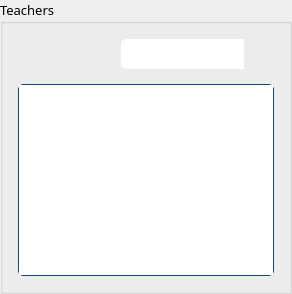
                  <widget class="QWidget" name="teacher_table">
                   <property name="styleSheet">
                    <string notr="true">QHeaderView::section {
	background-color: #0d3c6e;
	border-top: 0px solid #97b9f4;
	border-bottom: 1px solid #97b9f4;
	border-right: 1px solid #97b9f4;
}

QTableView {
	border: 1px solid #0e4884;
	border-radius: 5px;
	gridline-color: #97b9f4;
}

QTableCornerButton::section{
	background-color: #0d3c6e;
    border-top: 0px solid #97b9f4;
    border-bottom: 1px solid #97b9f4;
    border-right: 1px solid #97b9f4;
}

QScrollBar:horizontal{
	height: 9px;
    border-radius: 5px;
}

QScrollBar:vertical{
	width: 9px;
    margin: 0;
    border-radius: 5px;
}

QScrollBar::handle:vertical{
	background-color: #97b9f4;    
    width: 18px;
    border-radius: 4px;
}

QScrollBar::handle:horizontal{
	background-color: #97b9f4;    
    min-width: 5px;
    border-radius: 4px;
}

QScrollBar::sub-line:horizontal,
QScrollBar::sub-line:vertical{
	height: 0;
    width: 0;
}

QScrollBar::add-line:horizontal,
QScrollBar::add-line:vertical{
	height: 0;
    width: 0;
}

QScrollBar::add-page:horizontal{
	background: #102542;
    border-top-right-radius: 4px;
    border-bottom-right-radius: 4px;
    margin-left: -3px;
}

QScrollBar::add-page:vertical{
	background: #102542;
    border-bottom-left-radius: 4px;
    border-bottom-right-radius: 4px;
    margin-top: -3px;
}

QScrollBar::sub-page:horizontal{
    background: #102542;
    border-bottom-left-radius: 4px;
	margin-right: -3px;
}

QScrollBar::sub-page:vertical{
    background: #102542;
	border-top-left-radius: 0;
	border-top-right-radius: 4px;
	margin-bottom: -3px;
}</string>
                   </property>
                   <layout class="QVBoxLayout" name="verticalLayout_24">
                    <property name="spacing">
                     <number>15</number>
                    </property>
                    <property name="leftMargin">
                     <number>0</number>
                    </property>
                    <property name="topMargin">
                     <number>0</number>
                    </property>
                    <property name="rightMargin">
                     <number>0</number>
                    </property>
                    <property name="bottomMargin">
                     <number>0</number>
                    </property>
                    <item>
                     <layout class="QHBoxLayout" name="horizontalLayout_17">
                      <property name="spacing">
                       <number>15</number>
                      </property>
                      <item>
                       <widget class="QGroupBox" name="groupBox_3">
                        <property name="font">
                         <font>
                          <family>Barlow</family>
                          <pointsize>10</pointsize>
                         </font>
                        </property>
                        <property name="title">
                         <string>Teachers</string>
                        </property>
                        <layout class="QVBoxLayout" name="verticalLayout_17">
                         <property name="spacing">
                          <number>15</number>
                         </property>
                         <property name="leftMargin">
                          <number>15</number>
                         </property>
                         <property name="topMargin">
                          <number>15</number>
                         </property>
                         <property name="rightMargin">
                          <number>15</number>
                         </property>
                         <property name="bottomMargin">
                          <number>15</number>
                         </property>
                         <item>
                          <layout class="QHBoxLayout" name="horizontalLayout_48" stretch="0,0,0">
                           <property name="spacing">
                            <number>0</number>
                           </property>
                           <item>
                            <widget class="QPushButton" name="btn_init_teachers_bulk">
                             <property name="sizePolicy">
                              <sizepolicy hsizetype="Fixed" vsizetype="Fixed">
                               <horstretch>0</horstretch>
                               <verstretch>0</verstretch>
                              </sizepolicy>
                             </property>
                             <property name="minimumSize">
                              <size>
                               <width>30</width>
                               <height>30</height>
                              </size>
                             </property>
                             <property name="maximumSize">
                              <size>
                               <width>30</width>
                               <height>30</height>
                              </size>
                             </property>
                             <property name="cursor">
                              <cursorShape>PointingHandCursor</cursorShape>
                             </property>
                             <property name="styleSheet">
                              <string notr="true">border-radius: 5px</string>
                             </property>
                             <property name="icon">
                              <iconset resource="C:/Users/moral/Desktop/Resources/Resources.qrc">
                               <normaloff>:/icons/add_batch.png</normaloff>:/icons/add_batch.png</iconset>
                             </property>
                             <property name="iconSize">
                              <size>
                               <width>18</width>
                               <height>18</height>
                              </size>
                             </property>
                            </widget>
                           </item>
                           <item>
                            <spacer name="horizontalSpacer_19">
                             <property name="orientation">
                              <enum>Qt::Horizontal</enum>
                             </property>
                             <property name="sizeHint" stdset="0">
                              <size>
                               <width>0</width>
                               <height>20</height>
                              </size>
                             </property>
                            </spacer>
                           </item>
                           <item>
                            <layout class="QHBoxLayout" name="horizontalLayout_49">
                             <property name="spacing">
                              <number>0</number>
                             </property>
                             <property name="sizeConstraint">
                              <enum>QLayout::SetDefaultConstraint</enum>
                             </property>
                             <item>
                              <widget class="QLineEdit" name="txt_search_teacher">
                               <property name="sizePolicy">
                                <sizepolicy hsizetype="Expanding" vsizetype="Fixed">
                                 <horstretch>0</horstretch>
                                 <verstretch>0</verstretch>
                                </sizepolicy>
                               </property>
                               <property name="minimumSize">
                                <size>
                                 <width>0</width>
                                 <height>30</height>
                                </size>
                               </property>
                               <property name="maximumSize">
                                <size>
                                 <width>16777215</width>
                                 <height>30</height>
                                </size>
                               </property>
                               <property name="font">
                                <font>
                                 <family>Barlow</family>
                                 <pointsize>10</pointsize>
                                </font>
                               </property>
                               <property name="styleSheet">
                                <string notr="true">border-radius: none;
border-top-left-radius: 5px;
border-bottom-left-radius: 5px;</string>
                               </property>
                              </widget>
                             </item>
                             <item>
                              <widget class="QPushButton" name="btn_reveal_password_13">
                               <property name="sizePolicy">
                                <sizepolicy hsizetype="Fixed" vsizetype="Fixed">
                                 <horstretch>0</horstretch>
                                 <verstretch>0</verstretch>
                                </sizepolicy>
                               </property>
                               <property name="minimumSize">
                                <size>
                                 <width>30</width>
                                 <height>30</height>
                                </size>
                               </property>
                               <property name="maximumSize">
                                <size>
                                 <width>30</width>
                                 <height>30</height>
                                </size>
                               </property>
                               <property name="font">
                                <font>
                                 <family>Barlow</family>
                                 <pointsize>12</pointsize>
                                 <weight>75</weight>
                                 <bold>true</bold>
                                </font>
                               </property>
                               <property name="cursor">
                                <cursorShape>PointingHandCursor</cursorShape>
                               </property>
                               <property name="styleSheet">
                                <string notr="true">border-top-right-radius: 5px;
border-bottom-right-radius: 5px;</string>
                               </property>
                               <property name="text">
                                <string/>
                               </property>
                               <property name="icon">
                                <iconset resource="C:/Users/moral/Desktop/Resources/Resources.qrc">
                                 <normaloff>:/icons/search.png</normaloff>:/icons/search.png</iconset>
                               </property>
                               <property name="iconSize">
                                <size>
                                 <width>18</width>
                                 <height>18</height>
                                </size>
                               </property>
                              </widget>
                             </item>
                            </layout>
                           </item>
                          </layout>
                         </item>
                         <item>
                          <widget class="QTableView" name="tv_teachers"/>
                         </item>
                        </layout>
                       </widget>
                      </item>
                     </layout>
                    </item>
                   </layout>
                  </widget>
